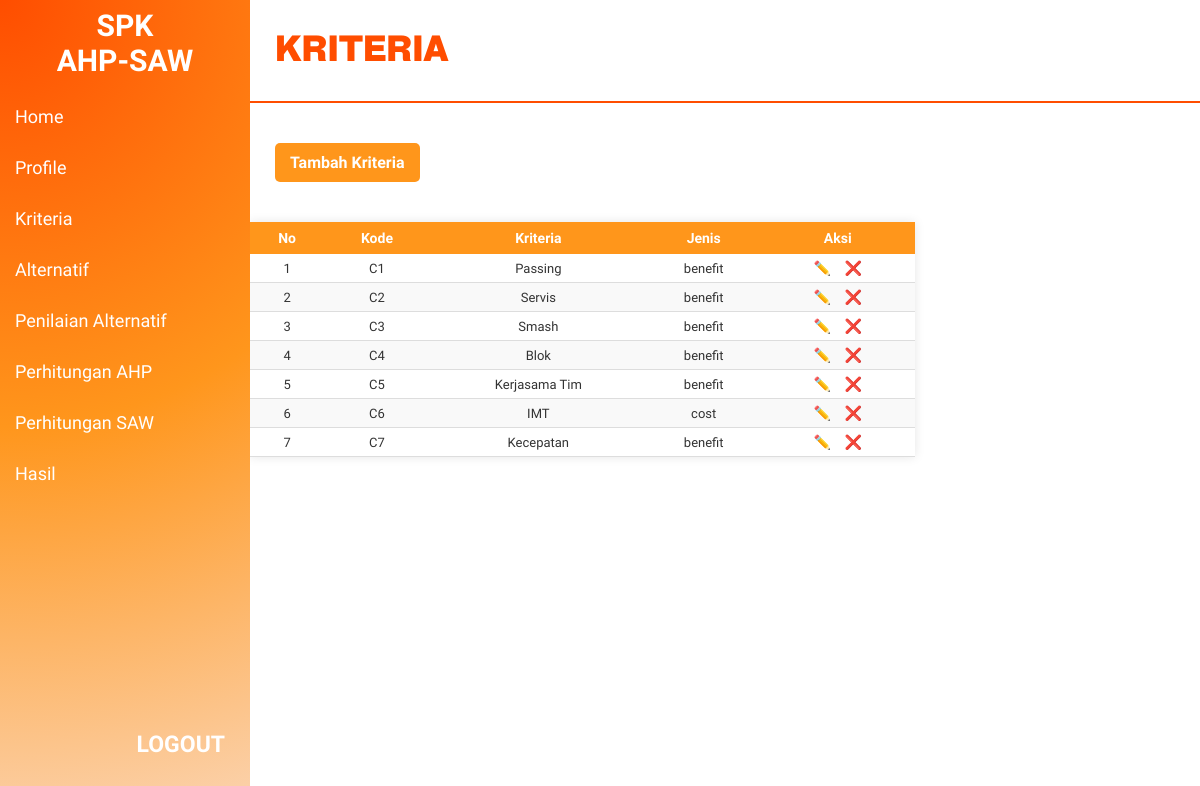
Screenshot of /pages/kriteria.php (signed in) with the database file from the repository.
### tables this page shows
CREATE TABLE `kriteria` (
  `id` int(11) NOT NULL,
  `kode` varchar(50) NOT NULL,
  `kriteria` varchar(255) NOT NULL,
  `jenis` enum('benefit','cost') NOT NULL
);

### pages/kriteria.php (the view, shortened to what this page needs)
<?php
include('../config/config.php');
?>
<!DOCTYPE html>
<html lang="id">
<head>
    <link rel="stylesheet" href="../assets/css/style.css?v2">
    <link rel="stylesheet" href="https://cdn.datatables.net/2.2.2/css/dataTables.dataTables.min.css">
</head>
<body>
    <?php include('../includes/navbar.php'); ?>
    <div class="kriteria">
        <h1>KRITERIA</h1>
        <hr>
        <button class="kriteria-button" onclick="openPopup()">Tambah Kriteria</button>
        <table id="dataKriteria">
            <thead>
                <tr>
                    <th>No</th>
                    <th>Kode</th>
                    <th>Kriteria</th>
                    <th>Jenis</th>
                    <th>Aksi</th>
                </tr>
            </thead>
            <tbody>
                <?php
                $query = "SELECT * FROM kriteria";
                $result = $conn->query($query);
                $no = 1;
                if ($result->num_rows > 0) {
                    while ($row = $result->fetch_assoc()) {
                        echo "<tr>
                                <td>" . $no++ . "</td>
                                <td>" . htmlspecialchars($row['kode']) . "</td>
                                <td>" . htmlspecialchars($row['kriteria']) . "</td>
                                <td>" . htmlspecialchars($row['jenis']) . "</td>
                                <td>
                                    <a href='javascript:void(0);' class='tombol-aksi' onclick=\"editKriteria('" . $row['id'] . "', '" . $row['kode'] . "', '" . $row['kriteria'] . "', '" . $row['jenis'] . "')\" title='Edit'>
                                        ✏️
                                    </a>
                                    <a href='javascript:void(0);' class='tombol-aksi' onclick=\"hapusKriteria('" . $row['id'] . "')\" title='Hapus'>
                                        ❌
                                    </a>
                                </td>
                            </tr>";
                    }
                } else {
                    echo "<tr><td colspan='5'>Belum ada data kriteria.</td></tr>";
                }
                ?>
            </tbody>
        </table>
    </div>
</body>
</html>

### assets/css/style.css (style rules this page uses)
body { margin: 0; padding: 0; display: block; }
.kriteria { margin-top: -25px; margin-left: 250px; }
.kriteria h1 { padding-top: 25px; padding-left: 25px; font-family: 'CyGroteskKey', sans-serif; color: #ff4d00; font-size: 35px; font-weight: bold; }
.kriteria hr { border: 0; border-top: 2px solid #ff4d00; margin: 30px 0; }
.kriteria-button { font-family: "Hanken Grotesk", serif; margin-left: 25px; font-weight: bold; display: inline-block; padding: 10px 15px; margin-top: 10px; background-color: #ff961b; color: white; text-decoration: none; border-radius: 5px; transition: 0.3s; border: none; cursor: pointer; margin-bottom: 40px; font-size: 16px; }
#dataKriteria { width: 70%; max-width: 1000px; border-collapse: collapse; font-family: "Hanken Grotesk", serif; background: white; overflow: hidden; box-shadow: 0 0 10px rgba(0, 0, 0, 0.1); text-align: center; }
#dataKriteria thead { background-color: #ff961b; color: white; }
#dataKriteria thead th { padding: 8px; font-size: 14px; text-align: center; }
#dataKriteria tbody tr { border-bottom: 1px solid #ddd; }
#dataKriteria tbody tr:nth-child(even) { background-color: #f9f9f9; }
#dataKriteria tbody td { padding: 6px; font-size: 13px; color: #333; text-align: center; }
.tombol-aksi { text-decoration: none; color: gray; font-size: 14px; margin: 0 5px; }

### rows the page displays
kriteria: kode "C1", kriteria "Passing", jenis "benefit"
kriteria: kode "C2", kriteria "Servis", jenis "benefit"
kriteria: kode "C3", kriteria "Smash", jenis "benefit"
kriteria: kode "C4", kriteria "Blok", jenis "benefit"
kriteria: kode "C5", kriteria "Kerjasama Tim", jenis "benefit"
kriteria: kode "C6", kriteria "IMT", jenis "cost"
kriteria: kode "C7", kriteria "Kecepatan", jenis "benefit"
